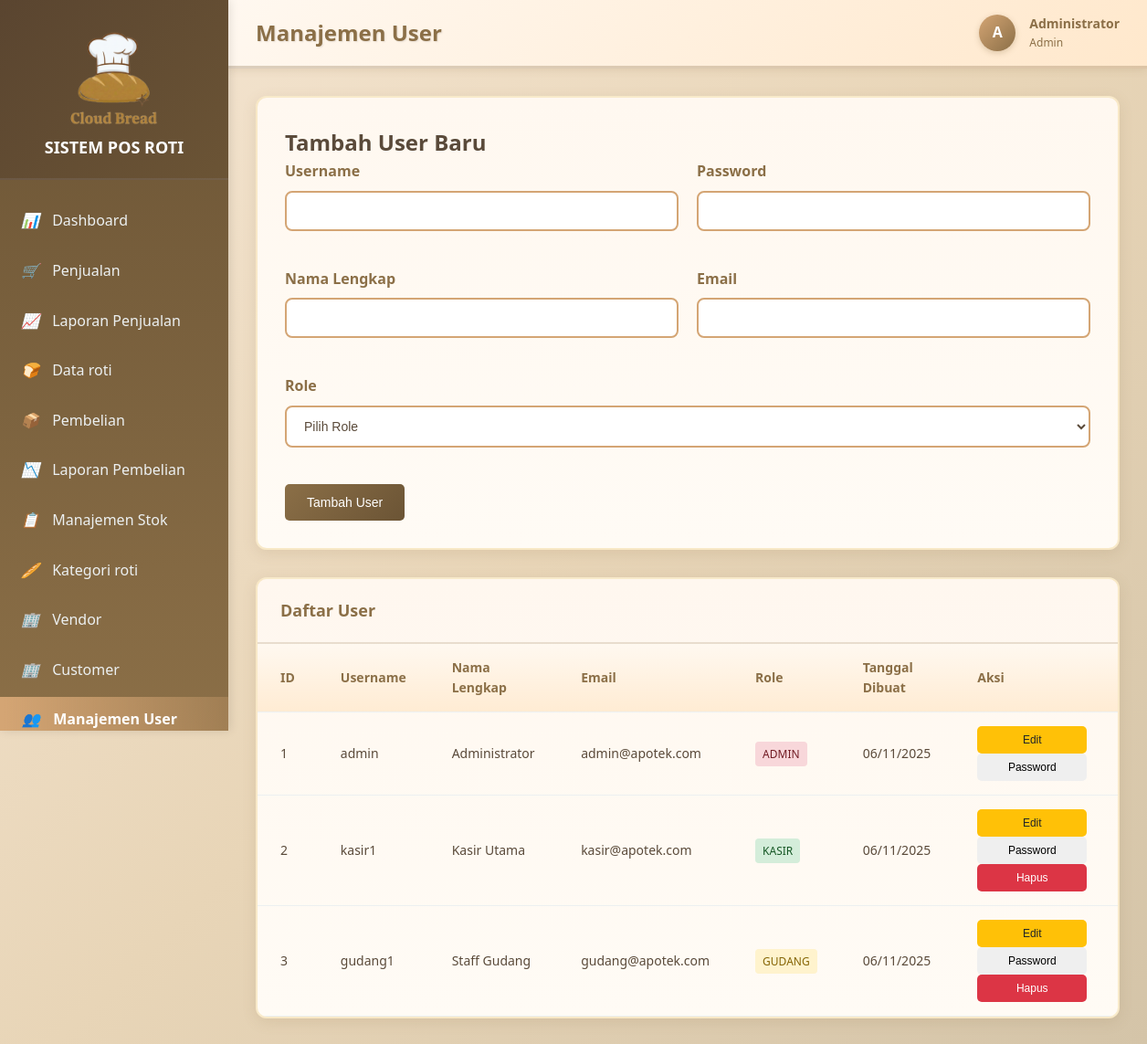
/users.php (signed in), run on the app's committed database.
### tables this page shows
CREATE TABLE `users` (
  `id` int(11) NOT NULL,
  `username` varchar(50) NOT NULL,
  `password` varchar(255) NOT NULL,
  `nama_lengkap` varchar(100) NOT NULL,
  `email` varchar(100) DEFAULT NULL,
  `role` enum('admin','kasir','gudang') NOT NULL,
  `created_at` timestamp NOT NULL DEFAULT current_timestamp(),
  `updated_at` timestamp NOT NULL DEFAULT current_timestamp() ON UPDATE current_timestamp()
);

### models/User.php (called while the page is built, shortened)
<?php
class User {
    private $conn;
    private $table_name = "users";
    public function __construct($db) {
        $this->conn = $db;
    }
    public function readAll() {
        $query = "SELECT id, username, nama_lengkap, email, role, created_at
                  FROM " . $this->table_name . "
                  ORDER BY nama_lengkap";
        $stmt = $this->conn->prepare($query);
        $stmt->execute();
        return $stmt;
    }
}
?>

### users.php (the view, shortened to what this page needs)
<?php
require_once 'models/User.php';
$database = new Database();
$db = $database->getConnection();
$user = new User($db);
$stmt = $user->readAll();
?>
<!DOCTYPE html>
<html lang="id">
<head>
    <link rel="stylesheet" href="assets/css/style.css">
</head>
<body>
    <div class="main-container">
        <?php
        require_once 'sidebar.php'; ?>
        <main class="main-content">
            <header class="top-nav">
                <h1>Manajemen User</h1>
                <div class="user-info">
                    <div class="user-avatar">
                        <?php echo strtoupper(substr($_SESSION['nama_lengkap'], 0, 1)); ?>
                    </div>
                    <div class="user-details">
                        <div class="user-name"><?php echo $_SESSION['nama_lengkap']; ?></div>
                        <div class="user-role"><?php echo ucfirst($_SESSION['user_role']); ?></div>
                    </div>
                </div>
            </header>
            <div class="content">
                <div class="form-container">
                    <h2>Tambah User Baru</h2>
                    <form method="POST">
                        <div class="form-row">
                            <div class="form-group">
                                <label for="username">Username</label>
                                <input type="text" id="username" name="username" required>
                            </div>
                            <div class="form-group">
                                <label for="password">Password</label>
                                <input type="password" id="password" name="password" required>
                            </div>
                        </div>
                        <div class="form-row">
                            <div class="form-group">
                                <label for="nama_lengkap">Nama Lengkap</label>
                                <input type="text" id="nama_lengkap" name="nama_lengkap" required>
                            </div>
                            <div class="form-group">
                                <label for="email">Email</label>
                                <input type="email" id="email" name="email">
                            </div>
                        </div>
                        <div class="form-row">
                            <div class="form-group">
                                <label for="role">Role</label>
                                <select id="role" name="role" required>
                                    <option value="">Pilih Role</option>
                                </select>
                            </div>
                        </div>
                        <button type="submit" class="btn btn-primary">Tambah User</button>
                    </form>
                </div>
                <div class="table-container">
                    <div class="table-header">
                        <h3 class="table-title">Daftar User</h3>
                    </div>
                    <table class="table">
                        <thead>
                            <tr>
                                <th>ID</th>
                                <th>Username</th>
                                <th>Nama Lengkap</th>
                                <th>Email</th>
                                <th>Role</th>
                                <th>Tanggal Dibuat</th>
                                <th>Aksi</th>
                            </tr>
                        </thead>
                        <tbody>
                            <?php while ($row = $stmt->fetch(PDO::FETCH_ASSOC)): ?>
                            <tr>
                                <td><?php echo $row['id']; ?></td>
                                <td><?php echo $row['username']; ?></td>
                                <td><?php echo $row['nama_lengkap']; ?></td>
                                <td><?php echo $row['email'] ?: '-'; ?></td>
                                <td>
                                    <span class="badge <?php
                                        echo $row['role'] === 'admin' ? 'badge-danger' :
                                            ($row['role'] === 'kasir' ? 'badge-success' : 'badge-warning');
                                    ?>">
                                        <?php echo ucfirst($row['role']); ?>
                                    </span>
                                </td>
                                <td><?php echo date('d/m/Y', strtotime($row['created_at'])); ?></td>
                                <td>
                                    <button onclick="editUser(<?php echo htmlspecialchars(json_encode($row)); ?>)"
                                            class="btn btn-warning btn-sm">Edit</button>
                                    <button onclick="changePassword(<?php echo $row['id']; ?>, '<?php echo $row['username']; ?>')"
                                            class="btn btn-info btn-sm">Password</button>
                                    <?php if ($row['id'] != $_SESSION['user_id']): ?>
                                    <button onclick="deleteUser(<?php echo $row['id']; ?>)"
                                            class="btn btn-danger btn-sm">Hapus</button>
                                    <?php endif; ?>
                                </td>
                            </tr>
                            <?php endwhile; ?>
                        </tbody>
                    </table>
                </div>
            </div>
        </main>
    </div>
</body>
</html>

### assets/css/style.css (style rules this page uses)
* { margin: 0; padding: 0; box-sizing: border-box; }
body { font-family: 'Segoe UI', Tahoma, Geneva, Verdana, sans-serif; line-height: 1.6; color: #5a4a3a; background: linear-gradient(135deg, #f5e6d3 0%, #e8d5b7 50%, #d4c4a8 100%); background-attachment: fixed; min-height: 100vh; }
.btn { display: inline-block; padding: 12px 24px; border: none; border-radius: 5px; text-decoration: none; text-align: center; cursor: pointer; font-size: 14px; font-weight: 500; transition: all 0.3s ease; min-width: 120px; }
.btn-primary { background: linear-gradient(135deg, #8B6F47 0%, #6B5435 100%); color: white; border: none; }
.btn-danger { background: #dc3545; color: white; }
.btn-warning { background: #ffc107; color: #212529; }
.btn-sm { padding: 8px 16px; font-size: 12px; }
.main-container { display: flex; min-height: 100vh; }
.main-content { flex: 1; margin-left: 250px; padding: 0; }
.top-nav { background: linear-gradient(135deg, #fff8f0 0%, #ffe8cc 100%); padding: 15px 30px; box-shadow: 0 2px 8px rgba(139, 111, 71, 0.15); display: flex; justify-content: space-between; align-items: center; position: sticky; top: 0; z-index: 999; border-bottom: 3px solid rgba(139, 111, 71, 0.3); }
.top-nav h1 { font-size: 24px; color: #8B6F47; margin: 0; font-weight: 700; text-shadow: 1px 1px 2px rgba(0,0,0,0.1); }
.user-info { display: flex; align-items: center; gap: 15px; }
.user-avatar { width: 40px; height: 40px; background: linear-gradient(135deg, #d4a574, #8B6F47); border-radius: 50%; display: flex; align-items: center; justify-content: center; color: white; font-weight: bold; box-shadow: 0 2px 6px rgba(139, 111, 71, 0.3); }
.user-details { display: flex; flex-direction: column; }
.user-name { font-weight: 600; color: #8B6F47; font-size: 14px; }
.user-role { font-size: 12px; color: #8B6F47; text-transform: capitalize; }
.content { padding: 30px; background: transparent; }
.table-container { background: linear-gradient(to bottom, #fff8f0, #fffbf5); border-radius: 12px; box-shadow: 0 4px 15px rgba(139, 111, 71, 0.15); overflow: hidden; border: 2px solid rgba(218, 165, 32, 0.2); }
.table-header { padding: 20px 25px; border-bottom: 2px solid rgba(139, 111, 71, 0.2); display: flex; justify-content: space-between; align-items: center; background: rgba(255, 248, 240, 0.5); }
.table-title { font-size: 18px; font-weight: 600; color: #8B6F47; }
.table { width: 100%; border-collapse: collapse; }
.table th, .table td { padding: 15px 25px; text-align: left; border-bottom: 1px solid #ecf0f1; }
.table th { background: linear-gradient(to bottom, rgba(255, 248, 240, 0.8), rgba(255, 232, 204, 0.8)); font-weight: 600; color: #8B6F47; font-size: 14px; }
.table td { font-size: 14px; color: #5a4a3a; }
.form-container { background: linear-gradient(to bottom, #fff8f0, #fffbf5); border-radius: 12px; box-shadow: 0 4px 15px rgba(139, 111, 71, 0.15); padding: 30px; margin-bottom: 30px; border: 2px solid rgba(218, 165, 32, 0.2); }
.form-row { display: grid; grid-template-columns: repeat(auto-fit, minmax(250px, 1fr)); gap: 20px; margin-bottom: 20px; }
.form-group { margin-bottom: 20px; }
.form-group label { display: block; margin-bottom: 8px; font-weight: 600; color: #8B6F47; }
.form-group input, .form-group select, .form-group textarea { width: 100%; padding: 12px 15px; border: 2px solid #d4a574; border-radius: 8px; font-size: 14px; transition: all 0.3s ease; background: white; color: #5a4a3a; }
.badge { display: inline-block; padding: 4px 8px; font-size: 12px; font-weight: 500; border-radius: 4px; text-transform: uppercase; }
.badge-success { background: #d4edda; color: #155724; }
.badge-warning { background: #fff3cd; color: #856404; }
.badge-danger { background: #f8d7da; color: #721c24; }

### data on the page
users: id "1", username "admin", nama_lengkap "Administrator", email "admin@apotek.com", role "ADMIN", created_at "06/11/2025"
users: id "2", username "kasir1", nama_lengkap "Kasir Utama", email "kasir@apotek.com", role "KASIR", created_at "06/11/2025"
users: id "3", username "gudang1", nama_lengkap "Staff Gudang", email "gudang@apotek.com", role "GUDANG", created_at "06/11/2025"

### other printed values
APP_NAME "SISTEM POS ROTI"
substr($_SESSION['nama_lengkap'], 0, 1) "A"
$_SESSION['nama_lengkap'] "Administrator"
$_SESSION['user_role'] "Admin"
